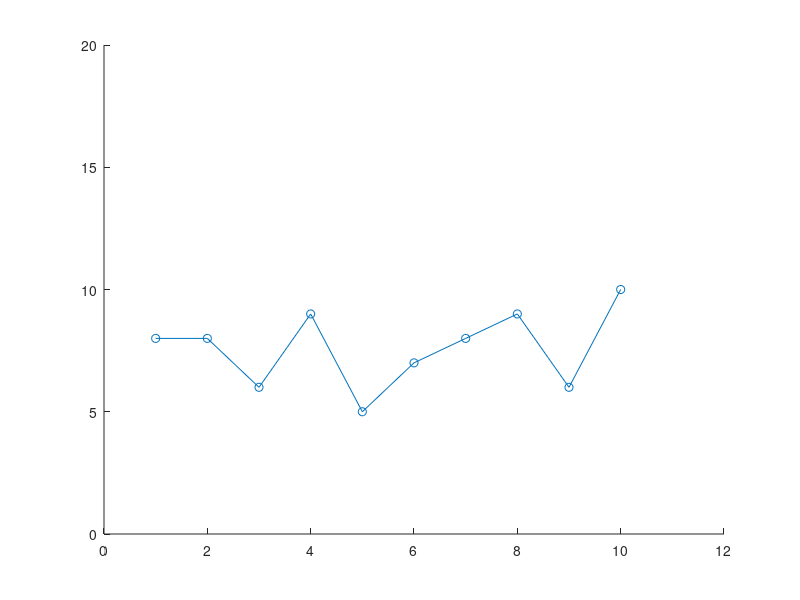

MATLAB code to generate this figure: (Note: this script raises an error after producing the figure.)
clear;close all;clc;
n_order = 3;

y = [8, 8, 6, 9, 5, 7, 8, 9, 6, 10];
x = 1:size(y, 2);
n_seg = size(y, 2) - 1;

% plot the data
figure;
axis([0, size(y, 2)+2, 0, 20]);
hold on;
plot(x, y, '-o');
hold on;

start_state = y(1);
end_state = y(end);


for i = 1:n_seg
    ts(i) = 1;
end

coff = MinimumSnapQPSolver(start_state, end_state, y, ts, n_seg, n_order);

X_n = [];
Y_n = [];
k = 1;
tstep = 0.01;
for i=0:n_seg-1
    P = coff((n_order+1)*i+1:(n_order+1)*i+(n_order+1));
    for t=0:tstep:ts(i+1)
        Y_n(k) = polyval(flip(P),t);
        X_n(k) = 1 + (k-1)/100;
        k = k+1;
    end
end
plot(X_n, Y_n ,'Color','#FFA500','LineWidth',2);
hold on;


function poly_coef = MinimumSnapQPSolver(start_state, end_state, y, ts, n_seg, n_order)
    start_cond = zeros((n_order+1)/2, 1);
    start_cond(1) = start_state;
    end_cond = zeros((n_order+1)/2, 1);
    end_cond(1) = end_state;
    % get the weight of objective function
    Q = getQ_p(n_seg, n_order, ts);
    % get the linear part of the objective function
    [Aeq, beq] = getAbeq(n_seg, n_order, ts, start_cond, end_cond);
    f = zeros(size(Q,1),1);
    ub = inf(n_seg*(n_order+1),1)*10;
    lb = -inf(n_seg*(n_order+1),1)*3;
    for i = 2:n_seg
        ub(1 + (i-1) * (n_order+1),1) = y(i);
        lb(1 + (i-1) * (n_order+1),1) = 3;
    end
%     for i = 2:n_seg
%         f(1+(i-1)*(n_order+1)) = -2*(y(i));
%     end
    poly_coef = quadprog(Q,f,[],[],Aeq, beq,lb,ub);
%     poly_coef = quadprog(Q,f,[],[],Aeq, beq);
end